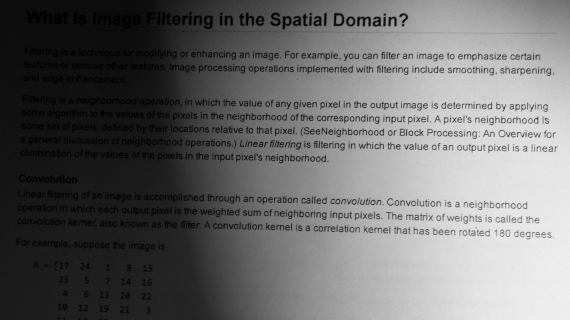
#> input picture img/img12.png, 570 x 320 px
$ python 81_1.py
#> lines starting #> are read from the running program, lines starting #| are printed output that depends on the picture
### all7.py
import cv2 as cv
import numpy as np
import matplotlib.pyplot as plts

# [55 lines left out: functions thresholding, multiplicationC, divisionI, not called in this run]

def divisionC(img1_path, img2_path, c):
#> called with img1_path = 'img/img12.png', img2_path = 'img/img13.png', c = 100
    img1 = cv.imread(img1_path)
#> img1 is the input picture: shape (320, 570, 3); min 0, max 240, mean 109
    img2 = cv.imread(img2_path)
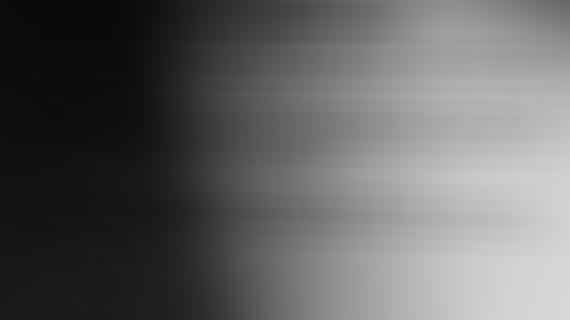
#> input picture img/img13.png, 570 x 320 px
#> img2 is the input picture: shape (320, 570, 3); min 9, max 215, mean 99.3
    output = np.zeros((len(img1),len(img1[0]),3),np.uint8)
#> output: shape (320, 570, 3); every value is 0
    size = img1.shape
#> size = (320, 570, 3)

    for i in range(size[0]):
        for j in range(size[1]):
            output[i][j] = img1[i][j] / img2[i][j] *c
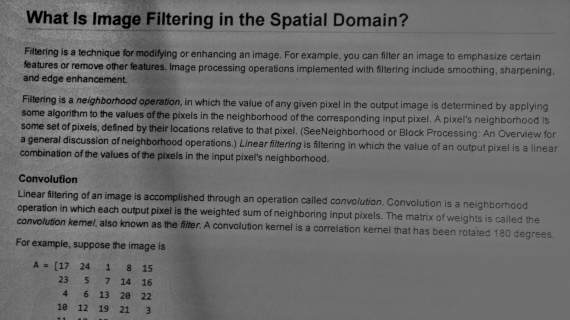
#> output: shape (320, 570, 3); min 0, max 155, mean 107.7
    return output


# [18 lines left out: function blending, not called in this run]

### all8.py
import cv2 as cv
import numpy as np
import matplotlib.pyplot as plts

def thresholding_adaptativo(image, windows_size, constant):
#> called with windows_size = 10, constant = 2
	heigth, width, channels = image.shape
#> heigth = 320; width = 570; channels = 3

	boundary = int(windows_size/2)

	output = image.copy()

	for x in range(heigth):
	    for y in range(width):

	    	x_i = x-boundary
	    	y_i = y-boundary
	    	x_f = x+boundary
	    	y_f = y+boundary

	    	if x_i<0:
	    		x_i = 0

	    	if x_f>heigth:
	    		x_f = heigth

	    	if y_i<0:
	    		y_i = 0

	    	if y_f>width:
	    		y_f = width

	    	box = image[x_i:x_f, y_i:y_f]

	    	if (image[x][y] < box.mean() - constant).all():
	    		output[x][y] = 0
	    	else:
	    		output[x][y] = 255
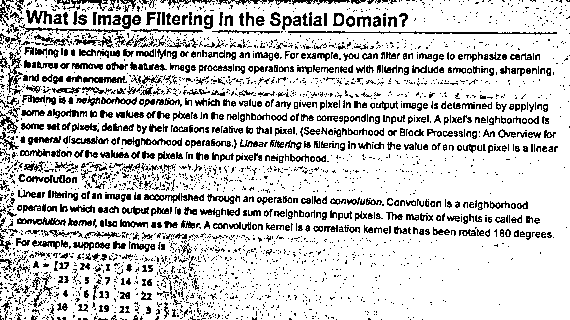
#> output: shape (320, 570, 3); 81% white; black in thin lines or dots

	return output

# [65 lines left out: functions thresholding, op_and, op_or, op_xor, not called in this run]

### 81_1.py
import cv2 as cv
import numpy as np
import matplotlib.pyplot as plts
from all6 import *
from all7 import *
from all8 import *

path_img1 = 'img/img12.png'
path_img2 = 'img/img13.png'

#output = np.zeros((len(img1),len(img1[0]),3),np.uint8)

#img1 = subtract(path_img1, path_img2, -100)

img1 = divisionC(path_img1, path_img2, 100)

img_new = thresholding_adaptativo(img1, 10, 2)

#img_new = op_and(path_img1, path_img2)
#img_new = op_or(path_img1, path_img2)
#img_new = op_xor(path_img1, path_img2)

cv.imshow ( 'Ejercicio 8.1' , img_new)

if cv.waitKey(0) & 0xff == 27:
#> (key Esc is pressed here)
    cv.destroyAllWindows()
